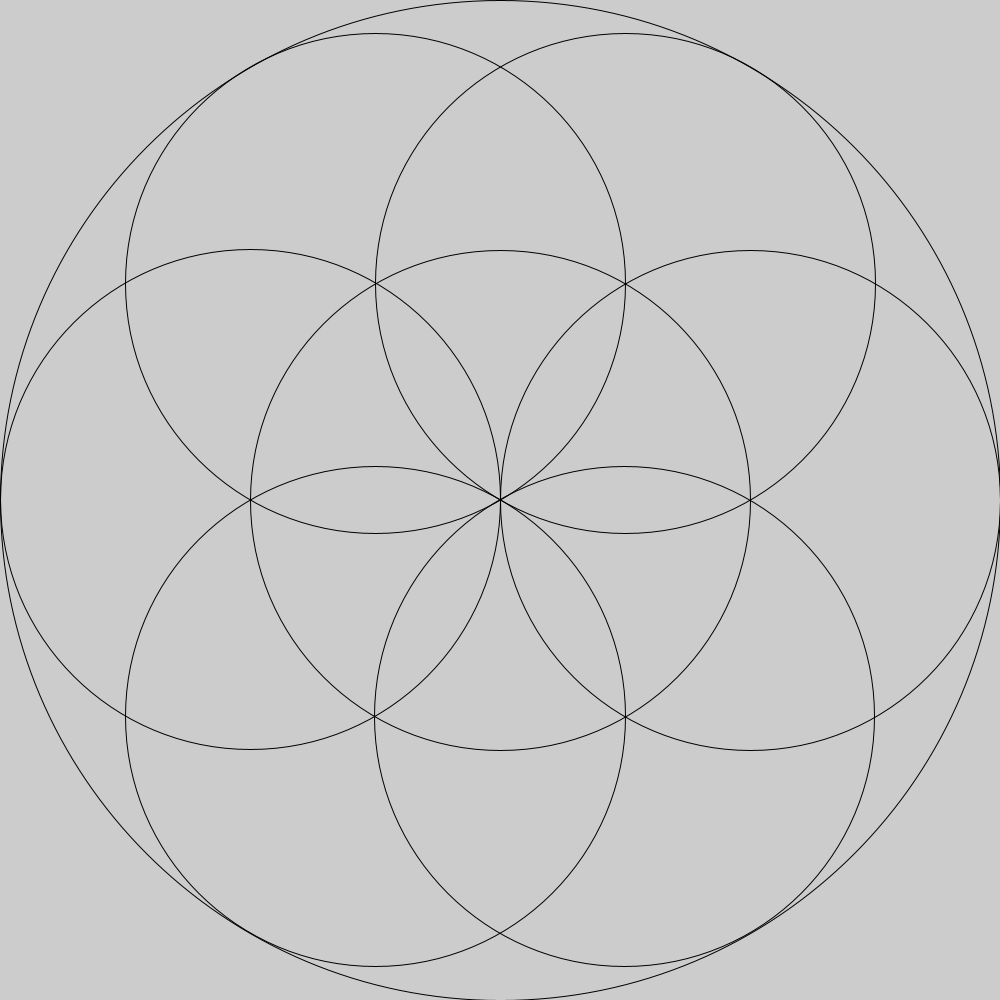
Frame 1 (no input)
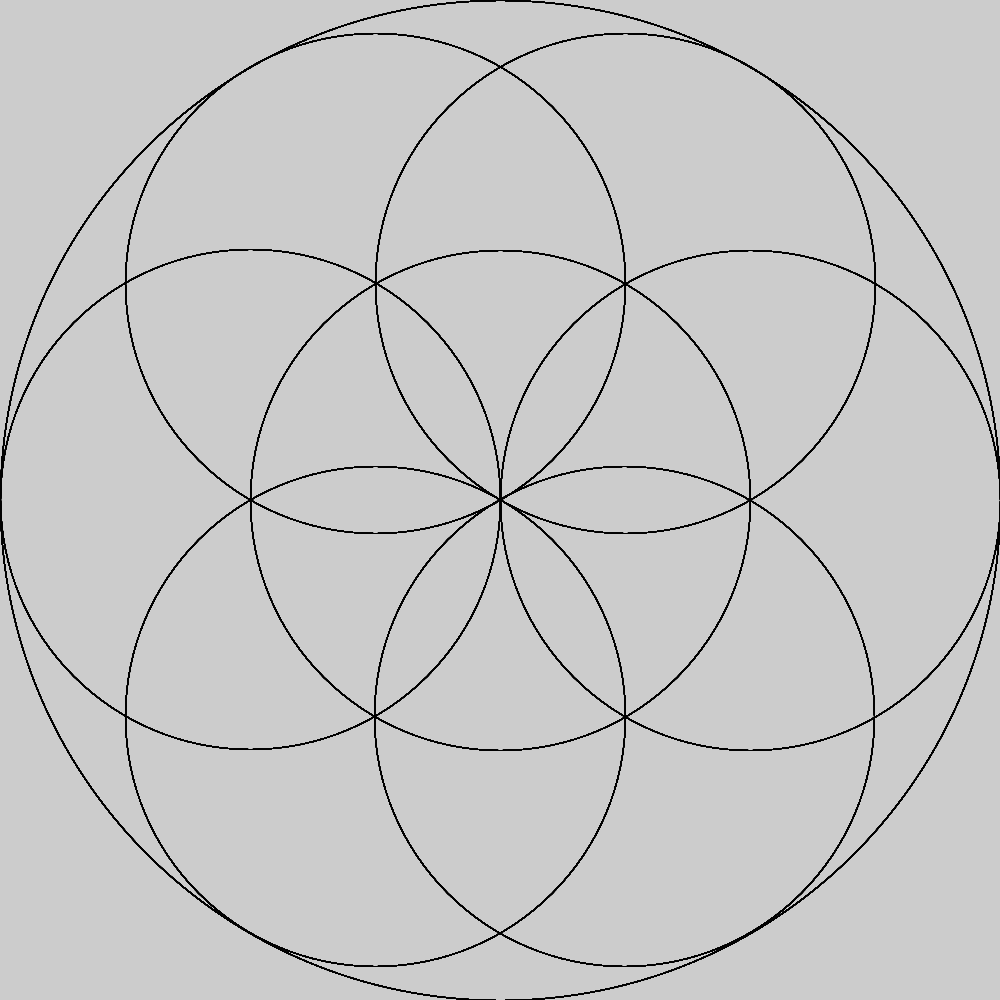
Frame 60 (the mouse pressed at the canvas centre just before this capture)
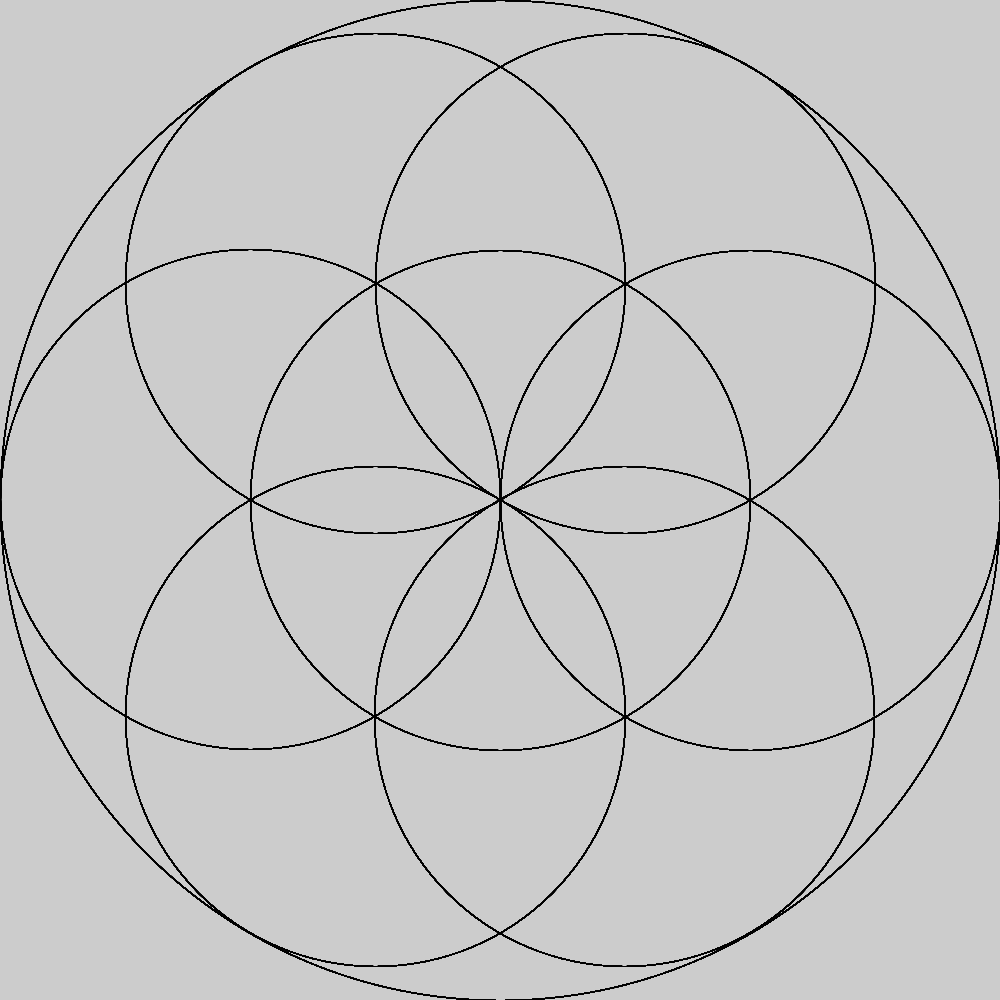
Frame 120 (the mouse held since frame 60 and released just before this capture)

The Processing sketch that drew these frames (run headless with seeded random() and noise(); from frame 60 on, the mouse is pressed at the canvas centre):

// Processing sketch: seedOfLifeSketch
// ── seedOfLifeSketch.pde
int seedRepetition = 1;

int rotationAngle = 45;
int numberOfCircles = 6;

float rotationAngleFloat = 45.000;

float circleSize = 500; // Width and height of circle (i.e. diameter)
float circleRadius = circleSize/2;
float circleCircumference = 2*PI*circleRadius;

float[] pointsX;
float[] pointsY;

void setup() {
  size(1000, 1000);  
  //fullScreen();
  //smooth();

  /* Can I automate all this? Yes, but how?
   points[0] = width/2; //X
   points[1] = height/2 + circleRadius; //Y
   points[2] = points[0] + circleRadius*sin(rotationAngle); //X
   points[3] = points[1] - circleRadius*(1 - cos(rotationAngle)); //Y
   
   points[4] = points[0] + circleRadius*sin(rotationAngle*2);
   points[5] = points[1] - circleRadius*(1 - cos(rotationAngle*2));
   
   points[6] = points[0] + circleRadius*sin(rotationAngle*3);
   points[7] = points[1] - circleRadius*(1 - cos(rotationAngle*3));
   points[8] = points[0] + circleRadius*sin(rotationAngle*4);
   points[9] = points[1] - circleRadius*(1 - cos(rotationAngle*4));
   points[10] = points[0] + circleRadius*sin(rotationAngle*5);
   points[11] = points[1] - circleRadius*(1 - cos(rotationAngle*5));
   */
}

void draw() {

  noFill();

  stroke(0, 0, 0);

  //line(width/2+50, 0, width/2+50, height);
  //line(width/2-50, 0, width/2-50, height);

  ellipse(width/2, height/2, circleSize, circleSize);
  ellipse(width/2, height/2, circleSize*2, circleSize*2);

  //ellipse(points[0], points[1], circleSize, circleSize);
  //ellipse(points[2], points[3], circleSize, circleSize);

  //println("Loop is starting!");
  /*
  for (int i = 0; i < 6; i++) {

    pointsX = new float[(360/rotationAngle) * 2];
    pointsY = new float[(360/rotationAngle) * 2];

    pointsX[i] = (width/2) + (circleRadius*sin(rotationAngleFloat*i));
    pointsY[i] = (height/2 + circleRadius) - circleRadius*(1 - cos(rotationAngleFloat*i));

    println(i);
    println("X: " + pointsX[i] + " Y: " + pointsY[i]);

    stroke(0, 0, 0);
    ellipse(pointsX[i], pointsY[i], circleSize, circleSize);
    
    stroke(204, 102, 0);
    ellipse(pointsX[i], pointsY[i], 10, 10);

    
    for (int j = 0; i < 24; j += 2) {
     
     println(j);
     ellipse(points[j], points[j+1], circleSize, circleSize);
     println("X: " + points[j] + " Y: " + points[j+1]);
     
     }
     
  }
  */
  
  translate(width/2, height/2);
  for (int i= 0; i<numberOfCircles; i++) {

    float x = cos( i*TWO_PI/numberOfCircles   )*circleRadius;
    float y = sin( i*TWO_PI/numberOfCircles   )*circleRadius;
    
    ellipse(x, y, circleSize, circleSize);
    /*
    if (seedRepetition > 1) {
      
    }
    */
  }
  
}
